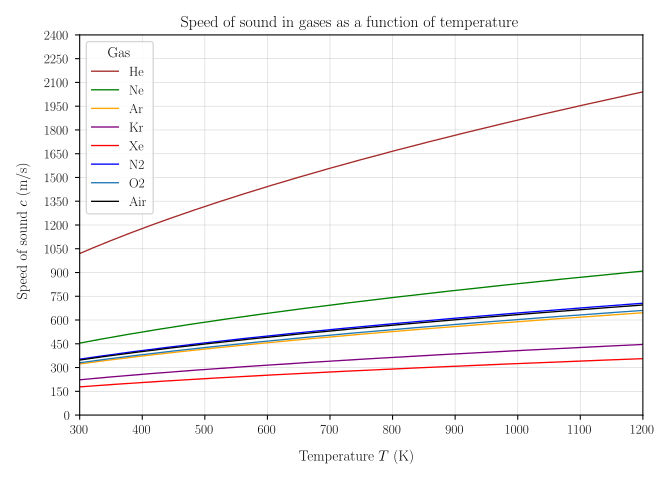

Write the Python code that produced this figure.
import os
import numpy as np
import matplotlib.pyplot as plt

# === LaTeX / paper-style settings ===
plt.rcParams.update({
    "text.usetex": True,
    "font.family": "serif",
    "font.serif": ["Computer Modern"],
    "font.size": 11,
    "axes.titlesize": 12,
    "axes.labelsize": 11,
    "xtick.labelsize": 10,
    "ytick.labelsize": 10,
    "legend.fontsize": 10,
    "figure.figsize": (7, 5),
    "axes.grid": True,
    "grid.color": "gray",
    "grid.alpha": 0.3,
    "grid.linestyle": "-",
    "grid.linewidth": 0.5,
    "lines.linewidth": 1.0
})

# --- Universal gas constant ---
R = 8.314  # J/(mol·K)

# --- Gases: molar mass in kg/mol ---
gases = {
    "He": 0.004003,
    "Ne": 0.020179,
    "Ar": 0.039948,
    "Kr": 0.0838,
    "Xe": 0.13129,
    "N2": 0.028013,
    "O2": 0.031999
}

# --- Gamma values ---
gammas = {
    "He": 1.67,
    "Ne": 1.67,
    "Ar": 1.67,
    "Kr": 1.67,
    "Xe": 1.67,
    "N2": 1.40,
    "O2": 1.40
}

# =========================
# AIR MIXTURE MODEL
# =========================

# Volume % ≈ mole fraction
air_mix = {
    "N2": 0.7808,
    "O2": 0.2095,
    "Ar": 0.0093
}

# --- molar heat capacities ---
cp_molar = {}
cv_molar = {}

for gas in air_mix:
    gamma = gammas[gas]
    cp_molar[gas] = (gamma / (gamma - 1)) * R
    cv_molar[gas] = cp_molar[gas] - R

# --- mixture molar mass ---
M_air = sum(air_mix[g] * gases[g] for g in air_mix)

# --- mixture heat capacities ---
cp_air = sum(air_mix[g] * cp_molar[g] for g in air_mix)
cv_air = sum(air_mix[g] * cv_molar[g] for g in air_mix)

gamma_air = cp_air / cv_air

# --- specific gas constant ---
R_air = R / M_air

# --- Add Air as computed gas ---
gases["Air"] = M_air
gammas["Air"] = gamma_air

# --- Specific gas constants (J/(kg·K)) ---
R_specific = {gas: R / M for gas, M in gases.items()}
R_specific["Air"] = R_air

# --- Colors for each gas ---
colors = {
    "Xe": "red",
    "Kr": "purple",
    "Ar": "orange",
    "N2": "blue",
    "Ne": "green",
    "He": "brown",
    "Air": "black"
}

# --- Temperature range ---
T = np.linspace(293, 1200, 500)  # K

# --- Speed of sound ---
c = {gas: np.sqrt(gammas[gas] * R_specific[gas] * T) for gas in gases}

# --- Plot ---
fig, ax = plt.subplots()

for gas in gases:
    ax.plot(T, c[gas], label=gas, color=colors.get(gas, None), linewidth=1.0)

ax.set_xlabel("Temperature $T$ (K)", labelpad=10)
ax.set_ylabel("Speed of sound $c$ (m/s)", labelpad=10)
ax.set_title("Speed of sound in gases as a function of temperature")

ax.set_xlim(300, 1200)
ax.set_ylim(0, max([max(cg) for cg in c.values()]) * 1.05)

ax.set_xticks(np.arange(300, 1251, 100))
ax.set_yticks(np.arange(0, 2500, 150))

ax.legend(title="Gas")

plt.tight_layout()

# --- Save figure ---
output_path = os.path.join(os.path.dirname(__file__), "speed_of_sound.svg")
plt.savefig(output_path, format='svg')

plt.show()

# --- Table of values ---
T_table = np.arange(293, 1301, 100)

print("\nSpeed of sound c (m/s):\n")

# Header
header = "T (K)".ljust(8)
for gas in gases:
    header += f"{gas}".rjust(10)

print(header)
print("-" * len(header))

# Rows
for T_val in T_table:
    row = f"{T_val:<8}"
    for gas in gases:
        c_val = np.sqrt(gammas[gas] * R_specific[gas] * T_val)
        row += f"{c_val:10.1f}"
    print(row)
